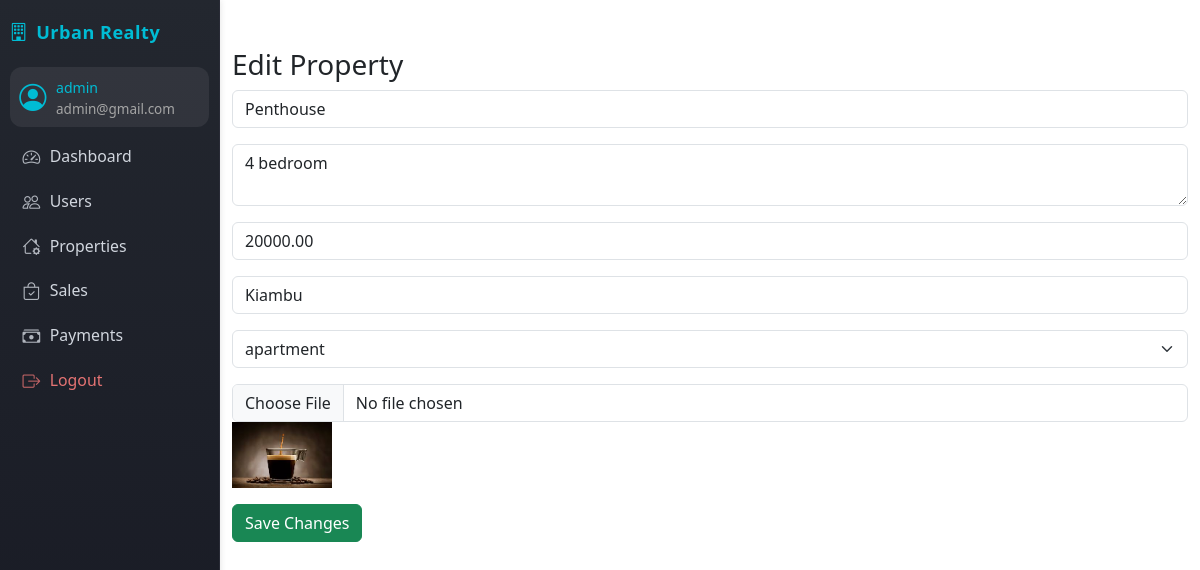
Page /properties/edit_property.php?id=2 (signed in) on the committed database.
### tables this page shows
CREATE TABLE `users` (
  `id` int(11) NOT NULL AUTO_INCREMENT,
  `username` varchar(100) DEFAULT NULL,
  `password` varchar(255) DEFAULT NULL,
  `email` varchar(100) DEFAULT NULL,
  `role` enum('admin','agent','client') DEFAULT NULL,
  `created_at` datetime DEFAULT current_timestamp(),
  PRIMARY KEY (`id`),
  UNIQUE KEY `username` (`username`),
  UNIQUE KEY `email` (`email`)
);

CREATE TABLE `properties` (
  `id` int(11) NOT NULL AUTO_INCREMENT,
  `agent_id` int(11) DEFAULT NULL,
  `title` varchar(255) DEFAULT NULL,
  `description` text DEFAULT NULL,
  `price` decimal(12,2) DEFAULT NULL,
  `location` varchar(100) DEFAULT NULL,
  `type` enum('apartment','house','land','commercial') DEFAULT NULL,
  `image` varchar(255) DEFAULT NULL,
  `status` enum('available','sold') DEFAULT 'available',
  `created_at` datetime DEFAULT current_timestamp(),
  PRIMARY KEY (`id`),
  KEY `agent_id` (`agent_id`),
  CONSTRAINT `properties_ibfk_1` FOREIGN KEY (`agent_id`) REFERENCES `users` (`id`)
);

### properties/edit_property.php (the view, shortened to what this page needs)
<?php require_once('../includes/auth.php'); require_once('../includes/db.php');
$id=intval($_GET['id']);
$sql="SELECT * FROM properties WHERE id=$id";
$res=$conn->query($sql)->fetch_assoc();
?>
<!DOCTYPE html>
<html><head><title>Edit Property</title><link rel="stylesheet" href="../assets/css/bootstrap.min.css"></head><body>
        <?php include('../includes/sidebar.php'); ?>
<div class="container mt-5"><h3>Edit Property</h3>
<form method="post" enctype="multipart/form-data">
    <div class="mb-3"><input name="title" class="form-control" value="<?=$res['title']?>" required></div>
    <div class="mb-3"><textarea name="description" class="form-control" required><?=$res['description']?></textarea></div>
    <div class="mb-3"><input name="price" class="form-control" value="<?=$res['price']?>" required></div>
    <div class="mb-3"><input name="location" class="form-control" value="<?=$res['location']?>" required></div>
    <div class="mb-3">
        <select name="type" class="form-select" required>
            <option <?=$res['type']=='apartment'?'selected':''?>>apartment</option>
        </select>
    </div>
    <div class="mb-3">
        <input type="file" name="image" class="form-control">
        <?php if($res['image']): ?><img src="../assets/images/<?=$res['image']?>" width="100"><?php endif; ?>
    </div>
    <button class="btn btn-success">Save Changes</button>
</form></div></body></html>

### includes/sidebar.php (shortened to what this page needs)
<?php
$role = $_SESSION['role'];
$user_id = $_SESSION['user_id'] ?? null;
$user_name = '';
$user_email = '';
if ($user_id) {
    $user_res = $conn->query("SELECT username,email FROM users WHERE id=$user_id");
    if ($user_res && $user_res->num_rows) {
        $u = $user_res->fetch_assoc();
        $user_name = htmlspecialchars($u['username']);
        $user_email = htmlspecialchars($u['email']);
    }
}
?>
<head>
    <link rel="stylesheet" href="https://cdn.jsdelivr.net/npm/bootstrap-icons@1.11.3/font/bootstrap-icons.min.css">
</head>
<nav class="sidebar">
    <div class="sidebar-brand">
        <i class="bi bi-building"></i> Urban Realty
    </div>
    <div class="user-mini-profile mb-2">
        <i class="bi bi-person-circle"></i>
        <div class="user-details">
            <span><?= $user_name ?: ucfirst($role) ?></span>
            <small style="color:#a5a5a5;font-size:0.95em;"><?= $user_email ?></small>
        </div>
    </div>
    <ul class="nav flex-column">
        <?php if($role=='admin'): ?>
            <li><a href="../dashboards/admin_dashboard.php" class="nav-link <?=strpos($_SERVER['PHP_SELF'],'admin_analytics.php')!==false?'active':''?>"><i class="bi bi-speedometer2"></i> Dashboard</a></li>
            <li><a href="../users/manage_users.php" class="nav-link <?=strpos($_SERVER['PHP_SELF'],'manage_users.php')!==false?'active':''?>"><i class="bi bi-people"></i> Users</a></li>
            <li><a href="../properties/manage_properties.php" class="nav-link <?=strpos($_SERVER['PHP_SELF'],'manage_properties.php')!==false?'active':''?>"><i class="bi bi-house-gear"></i> Properties</a></li>
            <li><a href="../sales/view_sales.php" class="nav-link <?=strpos($_SERVER['PHP_SELF'],'view_sales.php')!==false?'active':''?>"><i class="bi bi-bag-check"></i> Sales</a></li>
            <li><a href="../payments/view_payments.php" class="nav-link <?=strpos($_SERVER['PHP_SELF'],'view_payments.php')!==false?'active':''?>"><i class="bi bi-cash-stack"></i> Payments</a></li>
        <?php endif; ?>
        <li><a href="../auth/logout.php" class="nav-link text-danger"><i class="bi bi-box-arrow-right"></i> Logout</a></li>
    </ul>
</nav>

### includes/sidebar.php (style rules this page uses)
.sidebar { position: fixed; top: 0; left: 0; height: 100vh; width: 220px; background: linear-gradient(180deg,#23272f 0,#171923 100%); color: #fff; padding: 1.2rem 0.6rem 1rem 0.6rem; z-index: 1000; border-right: 1px solid #292b36; box-shadow: 1px 0 6px rgba(0,0,0,0.09); display: flex; flex-direction: column; font-size: 0.96rem; overflow-y: auto; min-height: 0; max-height: 100vh; }
.sidebar-brand { font-size: 1.13rem; font-weight: 600; letter-spacing: .5px; margin-bottom: 1.3rem; color: #00bcd4; display: flex; align-items:center; gap: 0.5rem; }
.sidebar .user-mini-profile { background: rgba(255,255,255,0.07); border-radius: .75rem; padding: .6rem .6rem .5rem .6rem; margin-bottom: 1.5rem; font-size: .89rem; display: flex; align-items: center; gap: 0.6rem; }
.sidebar .user-mini-profile .bi-person-circle { font-size: 1.7rem; color: #00bcd4; }
.sidebar .user-mini-profile .user-details span { display: block; color: #00bcd4; font-weight: 500; margin-bottom: 0; font-size: 0.99em; }
.sidebar .nav { flex: 1 1 auto; margin-bottom: 1.4rem; }
.sidebar .nav-link { color: #d1d6de; margin-bottom: .10rem; padding: .52rem 0.8rem; font-size: 0.99rem; border-radius: .6rem; display: flex; align-items: center; gap: .60rem; transition: background .14s, color .13s; font-weight: 500; }
.sidebar .nav-link .bi { font-size: 1.12em; opacity: 0.82; }
.sidebar .nav-link.text-danger { color: #e57373 !important; }
body { margin-left: 220px !important; }

### rows in the picture
users: username "admin", email "admin@gmail.com"
properties: title "Penthouse", description "4 bedroom", price "20000.00", location "Kiambu", type "apartment", image (picture)
